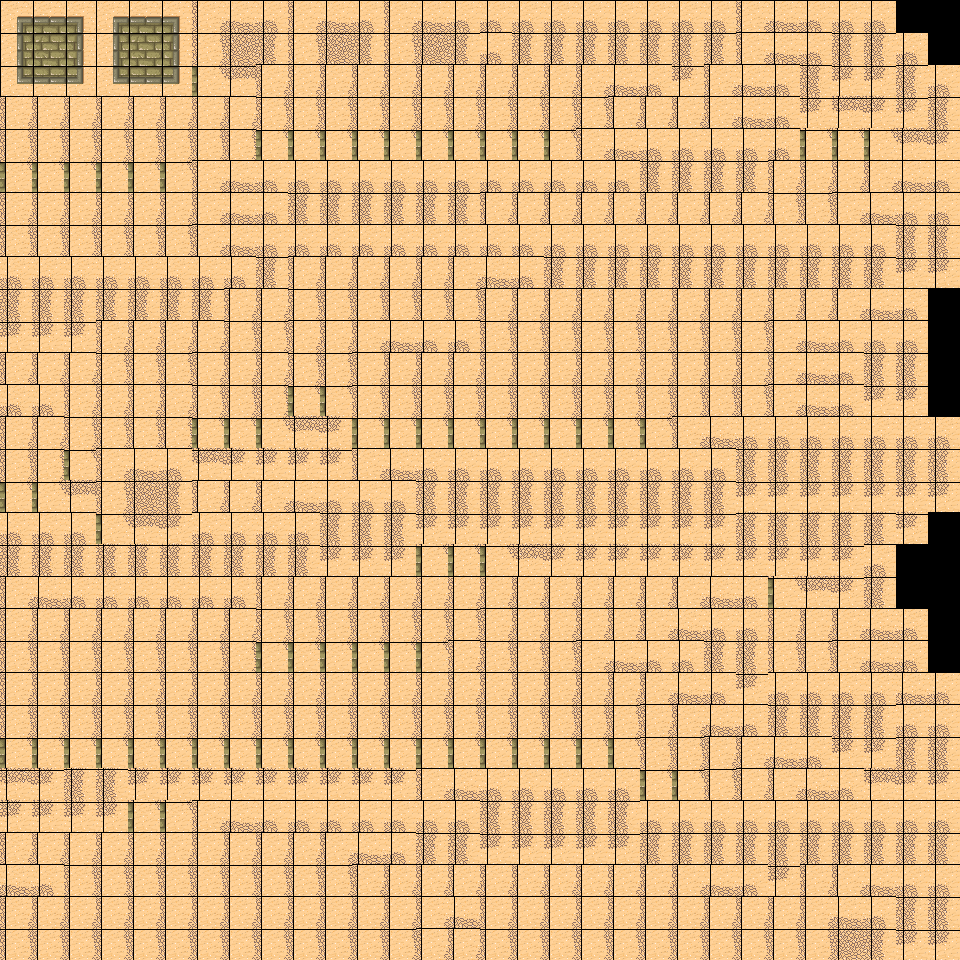

The image is a tile-based game level rendered from a .tmx file. Its description and complete source (layers, tilesets, objects, tile grids) follow:
An orthogonal 30x30 tile map with 32x32 px tiles, 1 tile layer (level0).

<map version="1.0" orientation="orthogonal" renderorder="right-down" width="30" height="30" tilewidth="32" tileheight="32" nextobjectid="1">
 <tileset firstgid="1" name="tmw_desert_spacing" tilewidth="32" tileheight="32" tilecount="48" columns="8">
  <image source="tmw_desert_spacing.png" width="265" height="199" />
 </tileset>
 <layer name="level0" width="30" height="30">
  <data encoding="csv">
1,2,3,1,2,3,6,7,8,6,7,8,6,7,8,8,8,8,8,8,8,8,8,6,7,8,8,8,0,0,
9,10,11,9,10,11,14,15,16,14,15,16,14,15,16,8,16,16,16,16,16,16,16,6,7,8,16,16,8,0,
17,18,19,17,18,19,22,23,6,6,6,6,6,6,6,6,6,6,6,7,8,24,6,7,8,16,24,24,16,8,
6,6,6,6,6,6,6,6,14,14,14,14,14,14,14,14,14,14,14,6,6,6,6,7,8,24,23,24,24,16,
14,14,14,14,14,14,14,14,22,22,22,22,22,22,22,22,22,22,6,7,8,8,8,8,8,22,22,22,23,24,
22,22,22,22,22,22,6,7,8,8,8,8,8,8,8,8,8,8,8,8,16,16,16,16,6,6,6,6,7,8,
6,6,6,6,6,6,6,7,8,16,16,16,16,16,16,6,6,6,6,6,6,6,6,6,14,14,6,7,8,8,
14,14,14,14,14,14,6,7,8,8,8,8,8,8,8,8,8,8,8,8,8,8,8,8,8,8,8,8,16,16,
8,8,8,8,8,8,8,8,16,6,6,6,6,6,6,7,8,16,16,16,16,16,16,16,16,16,16,16,24,24,
16,16,16,16,16,16,16,6,6,14,14,14,14,14,14,6,6,6,6,6,6,6,6,6,6,6,6,7,8,0,
24,24,24,6,6,6,6,14,14,6,6,6,7,8,8,14,14,14,14,14,14,14,14,14,6,7,8,8,8,0,
6,6,6,14,14,14,6,6,6,14,14,6,6,6,6,6,6,6,6,6,6,6,6,6,6,7,8,16,16,0,
8,8,6,6,6,6,14,14,14,22,22,14,14,14,14,14,14,14,14,14,14,14,14,14,6,7,8,24,24,0,
6,6,14,14,14,14,22,22,22,23,24,22,22,22,22,22,22,22,22,22,22,6,7,8,8,8,8,8,8,8,
14,14,22,6,7,8,23,24,24,24,24,6,7,8,8,8,8,8,8,8,8,8,8,16,16,16,16,16,16,16,
22,22,23,14,15,16,6,6,6,7,8,8,8,16,16,16,16,16,16,16,16,16,16,24,24,24,24,24,24,24,
8,8,8,22,23,24,8,8,8,8,16,16,16,24,24,24,24,24,24,24,24,24,24,16,16,16,16,16,24,0,
16,16,16,16,16,16,16,16,16,16,24,24,24,22,22,22,23,24,24,24,24,24,24,24,24,24,24,8,0,0,
6,7,8,8,8,8,8,8,6,6,6,6,6,6,6,6,6,6,6,6,6,6,7,8,22,23,24,16,0,0,
6,6,6,6,6,6,6,6,14,14,14,14,14,14,14,6,6,6,6,6,6,7,8,8,6,6,6,7,8,0,
14,14,14,14,14,14,14,14,22,22,22,22,22,22,6,14,14,14,6,7,8,8,16,16,14,14,6,7,8,0,
6,6,6,6,6,6,6,6,6,6,6,6,6,6,6,6,6,6,6,6,6,7,8,24,8,8,8,8,7,8,
14,14,14,14,14,14,14,14,14,14,14,14,14,14,14,14,14,14,14,14,6,6,7,8,16,16,16,16,8,8,
22,22,22,22,22,22,22,22,22,22,22,22,22,22,22,22,22,22,22,22,14,14,6,6,7,8,24,24,16,16,
23,24,16,16,24,24,24,24,24,24,24,24,24,6,7,8,8,8,8,8,22,22,14,6,6,7,8,23,24,24,
24,24,24,24,22,22,6,7,8,8,8,8,8,8,8,16,16,16,16,16,8,8,8,8,8,8,8,8,8,8,
6,6,6,6,6,6,6,6,6,6,6,7,8,16,16,24,24,24,24,24,16,16,16,16,16,16,16,16,16,16,
7,8,14,14,14,14,14,14,14,14,14,6,6,6,6,6,6,6,6,6,6,6,7,8,24,6,6,7,8,8,
6,6,6,6,6,6,6,6,6,6,6,6,6,6,7,6,6,6,6,6,6,6,6,6,6,6,7,8,16,16,
14,14,14,14,14,14,14,14,14,14,14,14,14,6,6,14,14,14,14,14,14,14,14,14,14,14,15,16,24,24
</data>
 </layer>
</map>
